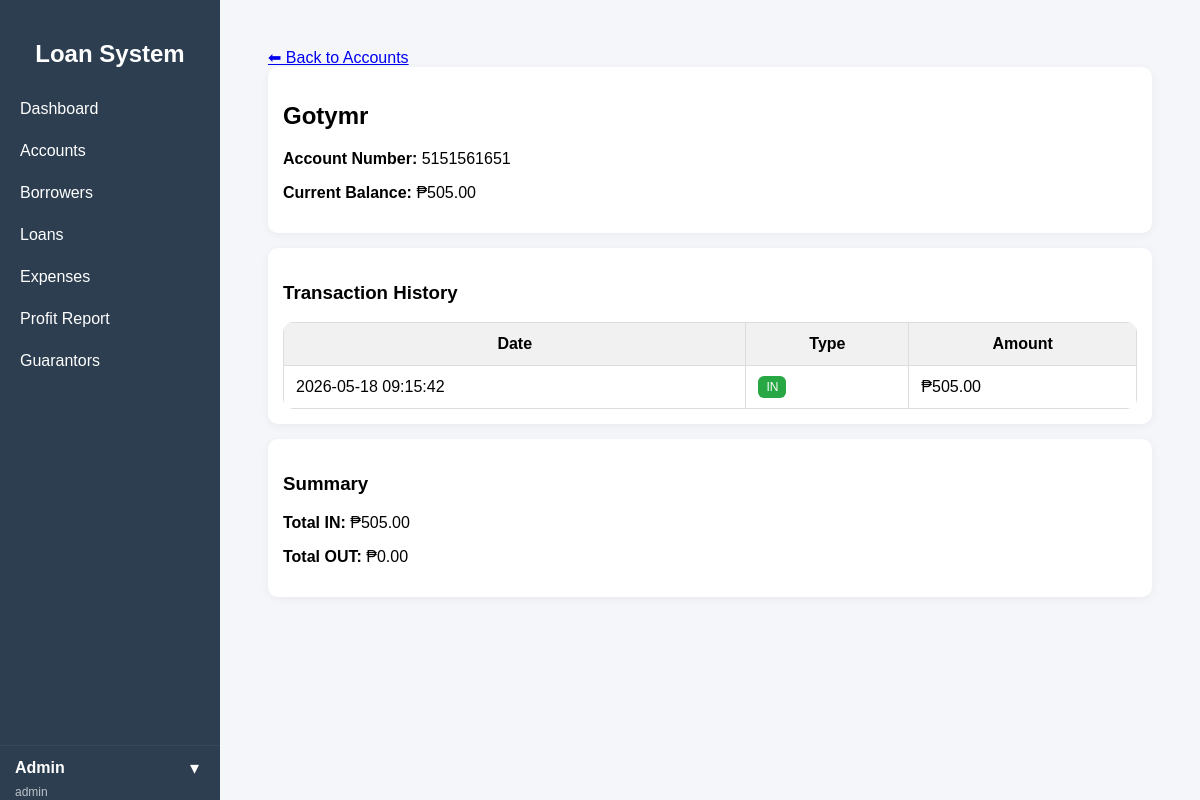
The app's page /public/index.php?url=account/details/11 (signed in) with its own data.
### tables this page shows
CREATE TABLE `accounts` (
  `id` int(11) NOT NULL,
  `account_name` varchar(100) DEFAULT NULL,
  `balance` varchar(100) DEFAULT NULL,
  `description` varchar(255) DEFAULT NULL,
  `account_number` varchar(100) DEFAULT NULL
);

### app/controllers/AccountController.php (called while the page is built, shortened)
<?php
require_once "../app/models/Account.php";
class AccountController {
    private $account;
    public function __construct() {
        $this->account = new Account();
    }
    public function details($id) {
        $account = $this->account->getById($id);
        $ledger = $this->account->getLedger($id);
        require "../app/views/accounts/details.php";
    }
}

### core/App.php (called while the page is built, shortened)
<?php
class App {
    protected $method = "index";
    public function __construct() {
        $url = $this->parseUrl();
        if (isset($url[0])) {
            $controllerName = ucfirst($url[0]) . "Controller";
            $controllerFile = "../app/controllers/" . $controllerName . ".php";
            if (file_exists($controllerFile)) {
                unset($url[0]);
            }
        }
        $this->controller = new $this->controller;
        if (isset($url[1]) && method_exists($this->controller, $url[1])) {
            $this->method = $url[1];
            unset($url[1]);
        }
        $params = $url ? array_values($url) : [];
        call_user_func_array([$this->controller, $this->method], $params);
    }
    public function parseUrl() {
        if (isset($_GET['url']) && !empty($_GET['url'])) {
            return explode("/", filter_var(rtrim($_GET['url'], "/"), FILTER_SANITIZE_URL));
        }
        return [];
    }
}

### public/index.php (called while the page is built)
<?php
require_once "../core/App.php";
$app = new App();

### core/Model.php (called while the page is built, shortened)
<?php
require_once __DIR__ . '/../config/database.php';
class Model {
    public function __construct() {
        $db = new Database();
        $this->conn = $db->connect();
    }
}

### config/database.php (called while the page is built, shortened)
<?php
class Database {
    private $host = "localhost";
    private $db_name = "loan_db";
    private $username = "root";
    private $password = "";
    public function connect() {
        $this->conn = null;
        try {
            $this->conn = new PDO(
                "mysql:host={$this->host};port=3306;dbname={$this->db_name}",
                $this->username,
                $this->password
            );
            $this->conn->setAttribute(
                PDO::ATTR_ERRMODE,
                PDO::ERRMODE_EXCEPTION
            );
        } catch (PDOException $e) {
            die("Connection failed: " . $e->getMessage());
        }
        return $this->conn;
    }
}

### app/models/Account.php (called while the page is built, shortened)
<?php
require_once "../core/Model.php";
class Account extends Model {
       public function getById($id) {
    $stmt = $this->conn->prepare("
        SELECT * FROM accounts WHERE id = ?
    ");
    $stmt->execute([$id]);
    return $stmt->fetch(PDO::FETCH_ASSOC);
}
public function getLedger($account_id) {
    $stmt = $this->conn->prepare("
        SELECT
            'PAYMENT' AS type,
            loan_id,
            amount,
            created_at
        FROM payments
        WHERE account_id = ?
        UNION ALL
        SELECT
            'FUNDING' AS type,
            loan_id,
            amount,
            created_at
        FROM loan_accounts
        WHERE account_id = ?
        UNION ALL
        SELECT
            'PROFIT' AS type,
            NULL AS loan_id,
            amount,
            created_at
        FROM profits
        WHERE reference_id = ?
        UNION ALL
        SELECT
            'EXPENSE' AS type,
            NULL AS loan_id,
            amount,
            created_at
        FROM expenses
        WHERE account_id = ?
        ORDER BY created_at DESC
    ");
    $stmt->execute([
        $account_id,
        $account_id,
        $account_id,
        $account_id
    ]);
    return $stmt->fetchAll(PDO::FETCH_ASSOC);
}
}

### app/views/accounts/details.php (the view, shortened to what this page needs)
<?php include __DIR__ . "/../layouts/sidebar.php"; ?>
<div class="container">
<a href="/LoanManagement/public/index.php?url=account/index">
    ⬅ Back to Accounts
</a>
<?php
$total_in = 0;
$total_out = 0;
?>
<div class="card">
    <h2><?= $account['account_name'] ?></h2>
    <p><b>Account Number:</b> <?= $account['account_number'] ?></p>
    <p><b>Current Balance:</b> ₱<?= number_format($account['balance'], 2) ?></p>
</div>
<div class="card">
    <h3>Transaction History</h3>
    <table>
        <tr>
            <th>Date</th>
            <th>Type</th>
            <th>Amount</th>
        </tr>
        <?php foreach ($ledger as $row): ?>
            <?php
                if ($row['type'] === 'PAYMENT' || $row['type'] === 'PROFIT') {
                    $total_in += $row['amount'];
                } else {
                    $total_out += $row['amount'];
                }
                if ($row['type'] === 'PAYMENT') {
                    $label = 'IN';
                    $class = 'in';
                } elseif ($row['type'] === 'PROFIT') {
                    $label = 'PROFIT';
                    $class = 'profit';
                } else {
                    $label = 'OUT';
                    $class = 'out';
                }
            ?>
            <tr>
                <td><?= $row['created_at'] ?></td>
                <td>
                    <span class="badge <?= $class ?>">
                        <?= $label ?>
                    </span>
                </td>
                <td>
                    ₱<?= number_format($row['amount'], 2) ?>
                </td>
            </tr>
        <?php endforeach; ?>
    </table>
</div>
<div class="card">
    <h3>Summary</h3>
    <p><b>Total IN:</b> ₱<?= number_format($total_in, 2) ?></p>
    <p><b>Total OUT:</b> ₱<?= number_format($total_out, 2) ?></p>
</div>
</div>
<?php include __DIR__ . "/../layouts/footer.php"; ?>

### app/views/accounts/details.php (style rules this page uses)
.container { padding: 20px; }
.card { background: #fff; padding: 15px; border-radius: 10px; margin-bottom: 15px; box-shadow: 0 2px 10px rgba(0,0,0,0.05); }
table { width: 100%; border-collapse: collapse; background: white; border-radius: 10px; overflow: hidden; }
th, td { padding: 12px; border: 1px solid #ddd; }
th { background: #f1f1f1; }
.badge { padding: 4px 8px; border-radius: 6px; font-size: 12px; color: white; }
.in { background: #28a745; }

### records on screen
accounts: account_name "Gotymr", account_number "5151561651", balance "505.00"

### other values on screen
$_SESSION['user']['name'] "Admin"
$_SESSION['user']['role'] "admin"
$row['created_at'] "2026-05-18 09:15:42"
$label "IN"
$row['amount'] "505.00"
$total_in "505.00"
$total_out "0.00"
